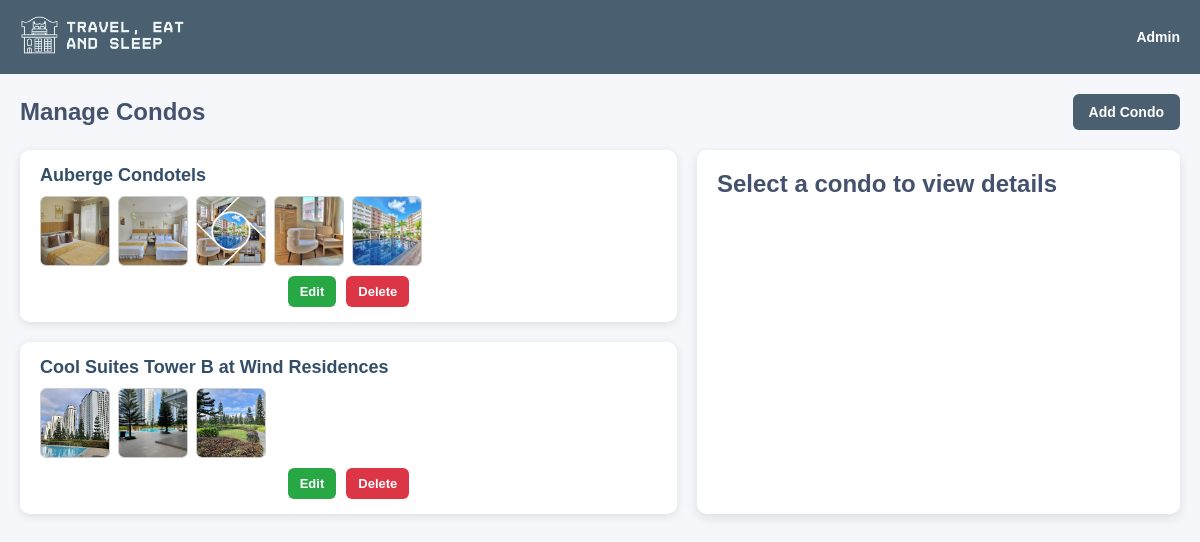
Before: /admin_page.php with the older database file.
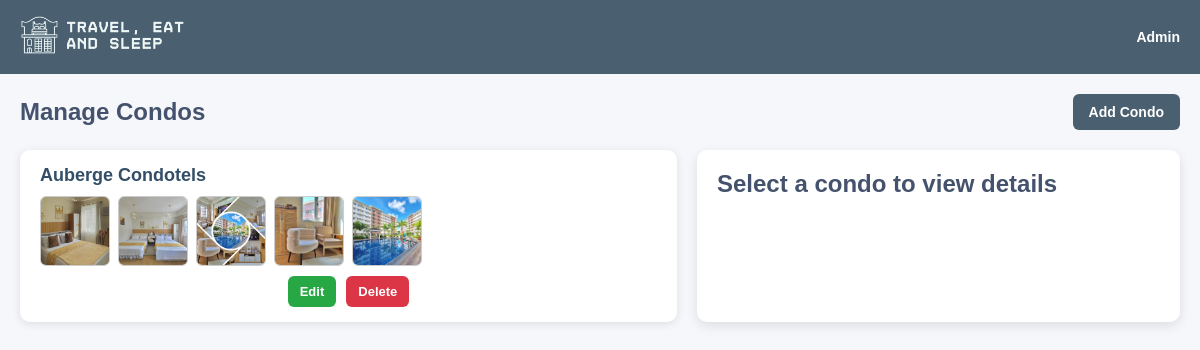
After: the same page with the newer database file.
### tables this page shows
CREATE TABLE `condos` (
  `id` int(11) NOT NULL,
  `name` varchar(255) NOT NULL,
  `image_path` varchar(255) NOT NULL,
  `description` text DEFAULT NULL,
  `city` varchar(255) DEFAULT NULL,
  `address_details` text DEFAULT NULL,
  `is_available` tinyint(1) DEFAULT 1
);

CREATE TABLE `condo_images` (
  `id` int(11) NOT NULL,
  `condo_id` int(11) NOT NULL,
  `image_path` varchar(255) NOT NULL,
  `uploaded_at` timestamp NOT NULL DEFAULT current_timestamp()
);

### admin_page.php (the view, shortened to what this page needs)
<?php
include 'config.php';
$condo_sql = "SELECT * FROM condos";
$condo_result = $conn->query($condo_sql);
?>
<!DOCTYPE html>
<html lang="en">
<head>
  <link rel="stylesheet" href="CSS/admin_page.css" />
</head>
<body>
<header>
  <div class="header-inner">
    <a href="Main Page.php" class="logo">
      <img src="Images/logo-light-transparent.png" alt="Logo" />
    </a>
    <div class="admin-menu">
      <div class="dropdown-wrapper">
        <span class="dropdown-toggle" onclick="toggleDropdown()">Admin</span>
      </div>
    </div>
  </div>
</header>
<main>
  <div class="top-bar">
    <h1>Manage Condos</h1>
    <a href="add_condo.php" class="add-btn">Add Condo</a>
  </div>
  <div class="main-flex-container">
    <div class="condo-list">
      <?php if ($condo_result && $condo_result->num_rows > 0): ?>
        <?php while ($condo = $condo_result->fetch_assoc()): ?>
          <div class="condo-card" onclick="loadCondoDetails(<?= $condo['id'] ?>)">
            <h3><?= htmlspecialchars($condo['name']) ?></h3>
            <div class="thumbnail-container">
              <?php
              $image_sql = "SELECT image_path FROM condo_images WHERE condo_id = ?";
              $img_stmt = $conn->prepare($image_sql);
              $img_stmt->bind_param("i", $condo['id']);
              $img_stmt->execute();
              $img_result = $img_stmt->get_result();
              while ($img = $img_result->fetch_assoc()):
              ?>
                <img src="Images/<?= htmlspecialchars($img['image_path']) ?>" class="thumbnail" alt="Condo Image" />
              <?php endwhile; $img_stmt->close(); ?>
            </div>
            <div class="card-buttons">
              <a href="edit_condo.php?id=<?= $condo['id'] ?>" class="edit-btn">Edit</a>
              <a href="delete_condo.php?id=<?= $condo['id'] ?>" class="delete-btn" onclick="return confirm('Are you sure?')">Delete</a>
            </div>
          </div>
        <?php endwhile; ?>
      <?php else: ?>
        <p>No condos found.</p>
      <?php endif; ?>
    </div>
    <div class="condo-details" id="condoDetails">
      <h2>Select a condo to view details</h2>
    </div>
  </div>
</main>
</body>
</html>

### CSS/admin_page.css (style rules this page uses)
* { margin: 0; padding: 0; box-sizing: border-box; }
body { font-family: Arial, sans-serif; background: #f5f7fa; min-height: 100vh; }
header { background-color: #4a6070; color: white; padding: 15px 20px; display: flex; align-items: center; position: relative; }
.logo { flex: 1; }
.logo img { height: 40px; }
.admin-menu { position: absolute; right: 20px; top: 50%; transform: translateY(-50%); }
.dropdown-wrapper { position: relative; }
.dropdown-toggle { font-weight: bold; font-size: 14px; cursor: pointer; color: white; }
main { max-width: 100%; margin: 20px auto; padding: 0 20px; }
.top-bar { display: flex; justify-content: space-between; align-items: center; margin-bottom: 20px; }
h1 { color: #45526d; font-size: 24px; }
.add-btn { padding: 10px 16px; background-color: #4a6070; color: white; text-decoration: none; border-radius: 6px; font-size: 14px; font-weight: bold; transition: background-color 0.3s ease; }
.main-flex-container { display: flex; gap: 20px; flex-wrap: wrap; }
.condo-list { flex: 1 1 55%; display: flex; flex-direction: column; gap: 20px; }
.condo-card { background: white; padding: 15px 20px; border-radius: 10px; box-shadow: 0 2px 10px rgba(0,0,0,0.1); cursor: pointer; transition: box-shadow 0.3s ease; }
.condo-card h3 { margin-bottom: 10px; color: #334e68; font-size: 18px; }
.thumbnail-container { display: flex; flex-wrap: wrap; gap: 8px; margin: 10px 0; }
.thumbnail { width: 70px; height: 70px; object-fit: cover; border-radius: 6px; border: 1px solid #ccc; }
.card-buttons { margin-top: 10px; display: flex; gap: 10px; justify-content: center; }
.edit-btn, .delete-btn { padding: 8px 12px; font-size: 13px; font-weight: bold; border-radius: 6px; text-decoration: none; color: white; display: inline-block; }
.edit-btn { background-color: #28a745; }
.delete-btn { background-color: #dc3545; }
.condo-details { flex: 1 1 40%; background: white; padding: 20px; border-radius: 10px; box-shadow: 0 4px 12px rgba(0,0,0,0.1); font-size: 16px; color: #333; min-width: 300px; }
.condo-details h2 { margin-bottom: 15px; color: #45526d; }

Changed rows visible on the page:
removed condos: name "Cool Suites Tower B at Wind Residences"
removed condo_images: image_path (picture), shown under "Cool Suites Tower B at Wind Residences"
removed condo_images: image_path (picture), shown under "Cool Suites Tower B at Wind Residences"
removed condo_images: image_path (picture), shown under "Cool Suites Tower B at Wind Residences"
